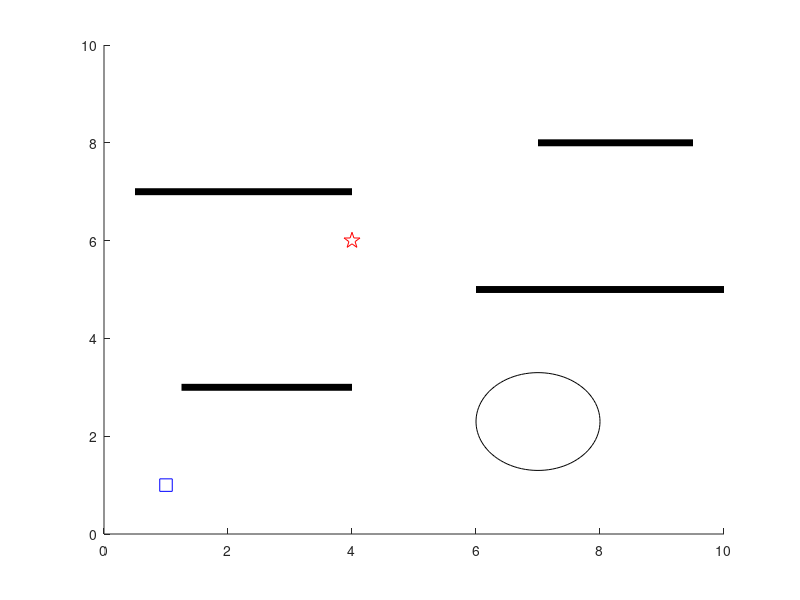

Source code (MATLAB):
clc             % Clear command window
clear           % Clear workspace

%% The starting point of the robot
X_Start = 1;
Y_Start = 1;

%% The target point of the robot (destination)
X_Target = 4;
Y_Target = 6;

%% Create block (Block coordinates)
X_Line1 = [0.5 4];                        % X_Line1 is the X axis coordinates of line 1
Y_Line1 = [7 7];                          % Y_Line1 is the Y axis coordinates of line 1

X_Line2 = [7 9.5];                        % X_Line2 is the X axis coordinates of line 2
Y_Line2 = [8 8];                          % Y_Line2 is the Y axis coordinates of line 2

X_Line3 = [1.25 4];                       % X_Line3 is the X axis coordinates of line 3
Y_Line3 = [3 3];                          % Y_Line3 is the Y axis coordinates of line 3

X_Line4 = [6 10];                         % X_Line4 is the X axis coordinates of line 4
Y_Line4 = [5 5];                          % Y_Line4 is the Y axis coordinates of line 4

X_Circle = 7;                             % X_Circle is the X axis coordinates center of the circle
Y_Circle = 2.3;                           % Y_Circle is the Y axis coordinates center of the circle
R_Circle = 1;                             % R_Circle is the radius of the circle
theta = linspace(0,2*pi);                 %
x = R_Circle*cos(theta) + X_Circle;       %
y = R_Circle*sin(theta) + Y_Circle;       %

%% Plot the blocks & robot
hold on
plot(X_Line1,Y_Line1,'linewidth',5, 'Color','Black');            % Plot the line 1

plot(X_Line2,Y_Line2,'linewidth',5, 'Color','Black');            % Plot the line 2

plot(X_Line3,Y_Line3,'linewidth',5, 'Color','Black');            % plot the line 3

plot(X_Line4,Y_Line4,'linewidth',5, 'Color','Black');            % Plot the line 4

plot(x,y, 'Color','Black');                                      % Plot the circle

plot(X_Start,Y_Start,'rs','MarkerSize',9,'Color','Blue');        % Plot the robot start point coordinates

plot(X_Target,Y_Target,'kp','MarkerSize',12,'Color','red');      % Plot the robot target point coordinates

%% The number of robot steps
n=3;

%% The number of variable
nvar=2*n;

%% Create environment

X_Min = 0;
X_Max = 10;

Y_Min = 0;
Y_Max = 10;

axis([X_Min X_Max Y_Min Y_Max]);

Lower_Boundary = [X_Min*ones(1,n) Y_Min*ones(1,n)];
Upper_Boundary = [X_Max*ones(1,n) Y_Max*ones(1,n)];
